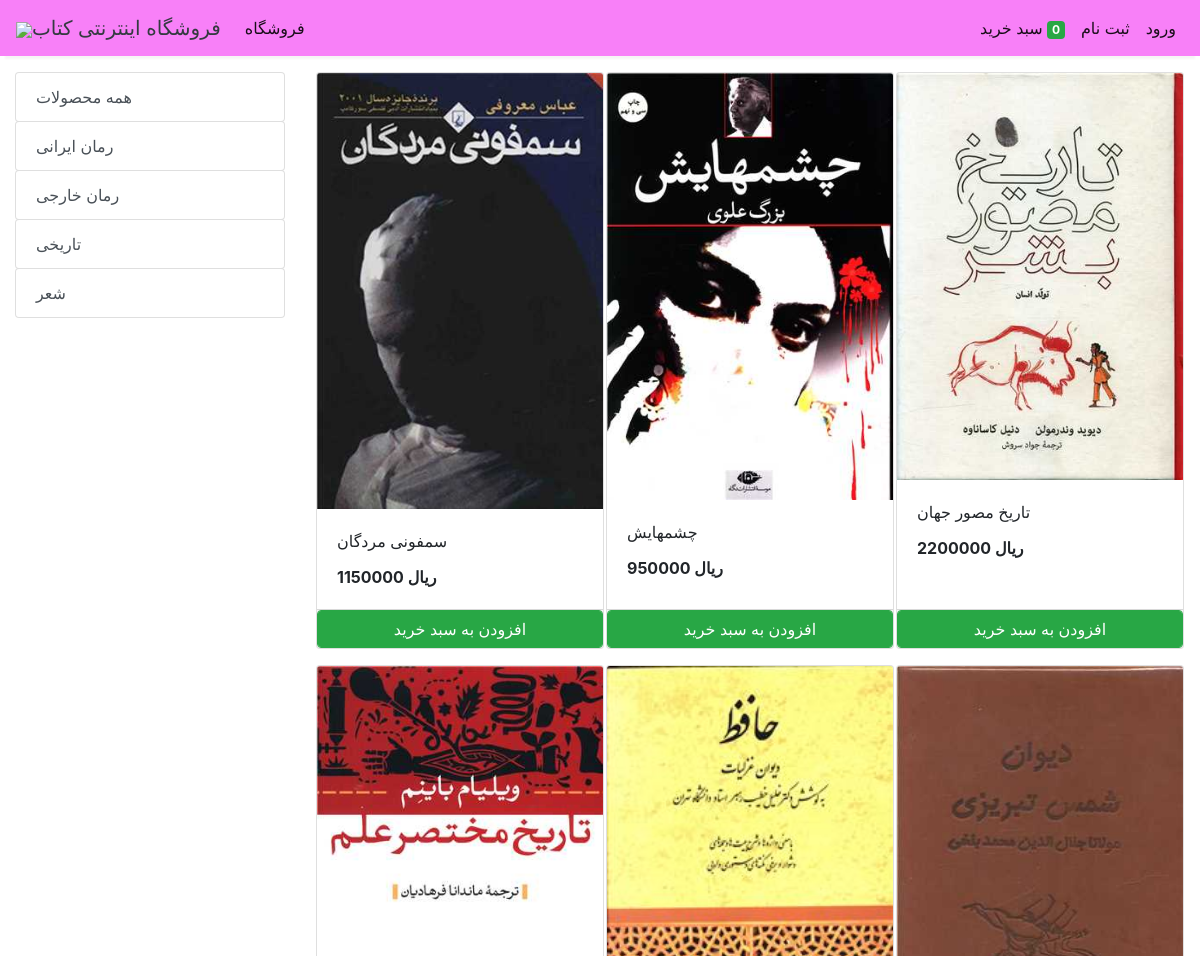
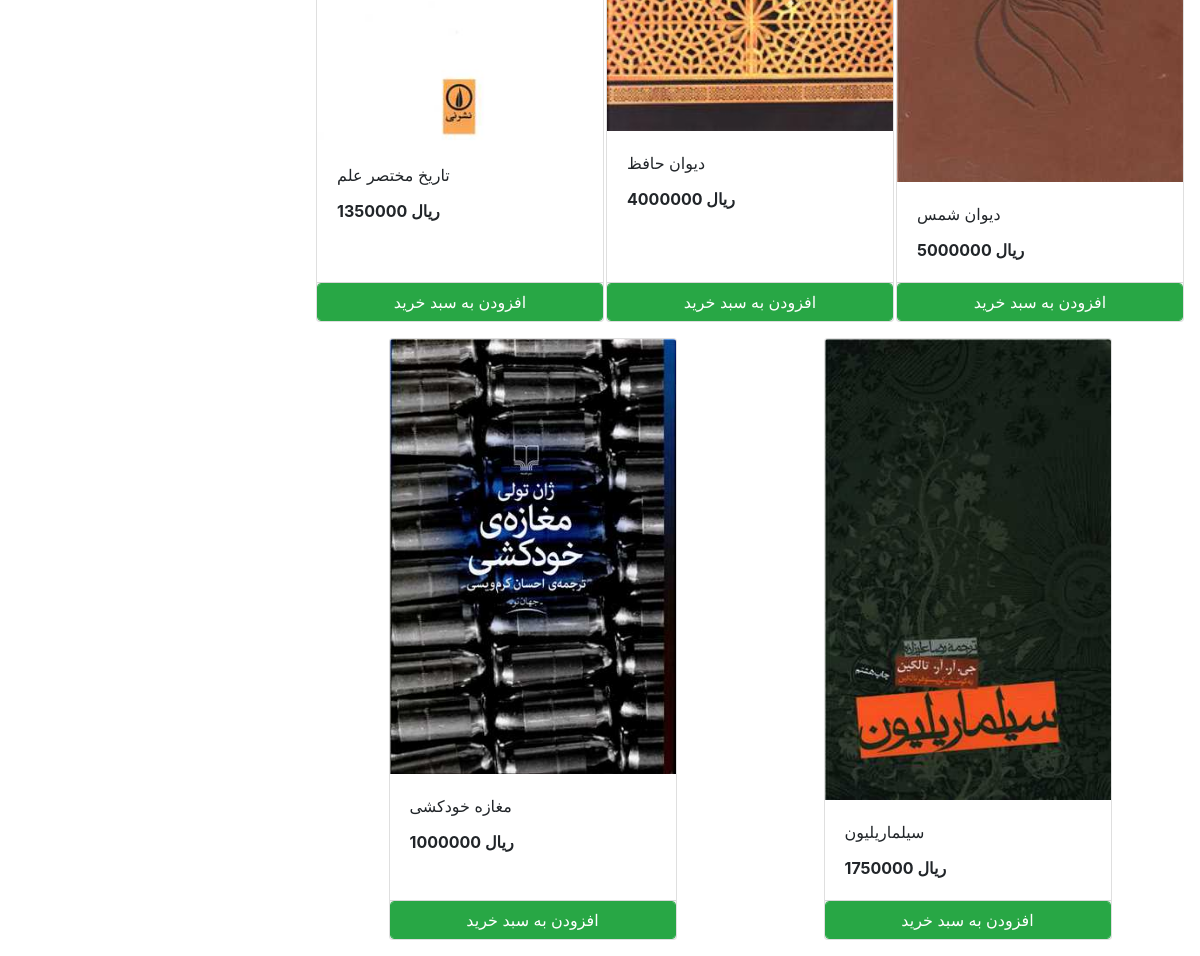
The app's page /store with its own data (2 pictures, top to bottom).
### store/models/category.py (models this page shows, shortened)
class Category(models.Model):
    name= models.CharField(max_length=50)
    @staticmethod
    def get_all_categories():
        return Category.objects.all()

### store/models/product.py (models this page shows, shortened)
class Products(models.Model):
    name = models.CharField(max_length=60)
    price= models.IntegerField(default=0)
    category= models.ForeignKey(Category,on_delete=models.CASCADE,default=1 )
    description= models.CharField(max_length=250, default='', blank=True, null= True)
    image= models.ImageField(upload_to='uploads/products/')
    @staticmethod
    def get_all_products():
        return Products.objects.all()

### store/views/home.py (the view)
# urls.py: path('' , include('store.urls'))
def store(request):
    cart = request.session.get('cart')
    if not cart:
        request.session['cart'] = {}
    products = None
    categories = Category.get_all_categories()
    categoryID = request.GET.get('category')
    if categoryID:
        products = Products.get_all_products_by_categoryid(categoryID)
    else:
        products = Products.get_all_products();
    data = {}
    data['products'] = products
    data['categories'] = categories
    print('you are : ', request.session.get('email'))
    return render(request, 'index.html', data)

### store/templatetags/cart.py (called while the page is built)
@register.filter (name='is_in_cart')
def is_in_cart(product, cart):
    keys = cart.keys ()
    for id in keys:
        if int (id) == product.id:
            return True
    return False;

### store/templatetags/custom_filter.py (called while the page is built)
@register.filter(name='currency')
def currency(number):
    return "ریال "+str(number)

### store/templates/index.html (shortened to what this page needs)
{% extends 'base.html' %}
{% block content %}
{% load cart %}
{% load custom_filter %}
<div class="container-fluid mt-3">
	<div class="row">
		<div class="col-lg-3 mx-auto">
			<div class="list-group">
				<a href="/" class="list-group-item list-group-item-action btn btn-outline-success">همه محصولات</a>
				{% for category in categories %}
				<a href="/?category={{category.id}}"
					class="list-group-item list-group-item-action btn btn-outline-success ">{{category.name}}</a>
				{% endfor %}
			</div>
		</div>
		<div id='products' class="col-lg-9 mx-auto">
			<div class="row mx-auto">
				{% for product in products %}
				<div class="card mx-auto mb-3" id={{product.id}} style="width: 18rem;">
					<img class="card-img-top" src="{{product.image.url}}" alt="Card image cap">
					<div class="card-body">
						<p class="card-title">{{product.name}}</p>
						<p class="card-text"><b>{{product.price|currency}}</b></p>
					</div>
					<div class="card-footer p-0 no-gutters">
						{% if product|is_in_cart:request.session.cart %}
						<div class="row no-gutters">
							<form action="/#{{product.id}}" class="col-2 " method="post">
								{% csrf_token %}
								<input hidden type="text" name='product' value='{{product.id}}'>
								<input hidden type="text" name='remove' value='True'>
								<input type="submit" value=" - " class="btn btn-block btn-success border-right">
							</form>
							<div class="text-center col btn btn-success"> عدد در سبد خرید {{product|cart_quantity:request.session.cart}} </div>
							<form action="/#{{product.id}}" class="col-2 " method="post">
								{% csrf_token %}
								<input hidden type="text" name='product' value='{{product.id}}'>
								<input type="submit" value=" + " class="btn btn-block btn-success border-left">
							</form>
						</div>
						{% else %}
						<form action="/#{{product.id}}" method="POST" class="btn-block">
							<input type="submit" class="float-right btn btn-success form-control"
								value=" افزودن به سبد خرید ">
						</form>
						{% endif %}
					</div>
				</div>
				{% endfor %}
			</div>
		</div>
	</div>
</div>
{% endblock %}

### store/templates/base.html (shortened to what this page needs)
<!doctype html>
<html lang="en">
<head>
  <link rel="stylesheet" href="https://maxcdn.bootstrapcdn.com/bootstrap/4.0.0/css/bootstrap.min.css"
>
</head>
<body>
<nav class="one-edge-shadow
  navbar navbar-light
  sticky-top navbar
  navbar-expand-lg
  text-white">
    <a class="navbar-brand ms-3 text-dark " href="/">
    <link rel="stylesheet" href="https://use.fontawesome.com/releases/v5.7.0/css/all.css">
    <img src="https://www.freepnglogos.com/uploads/shopping-cart-png/shopping-cart-svg-png-icon-download-28.png" style="width:50px;height:50px,color:text-light;">فروشگاه اینترنتی کتاب</a>
    <div class="collapse navbar-collapse" id="navbarSupportedContent">
      <ul class="navbar-nav mr-auto">
        <li class="nav-item active">
          <a class="nav-link" href="/store">فروشگاه <span class="sr-only">(current)</span></a>
        </li>
          </ul>
      <ul class=" navbar-nav my-2 my-lg-0">
        <li class="nav-item active">
          <a class="nav-link" href="/cart">سبد خرید
            <span class="badge badge-success">{{request.session.cart.keys|length}}</span>
            <span class="sr-only">(current)</span></a>
        </li>
        {% if request.session.customer %}
        <li class="nav-item active ">
          <a class="nav-link" href="/orders">سفارشات<span class="sr-only">(current)</span></a>
        </li>
        <li class="nav-item active ">
          <a class="nav-link" href="/logout">خروج<span class="sr-only">(current)</span></a>
        </li>
        {% else %}
        <li class="nav-item active">
          <a class="nav-link" href="/signup">ثبت نام<span class="sr-only">(current)</span></a>
        </li>
        <li class="nav-item active">
          <a class="nav-link" href="/login">ورود<span class="sr-only">(current)</span></a>
        </li>
        {% endif %}
      </ul>
    </div>
  </nav>
  {% block content %}{% endblock %}
</body>
</html>

### store/templates/base.html (style rules this page uses)
nav { background-color: rgb(248, 128, 248); }
.one-edge-shadow { box-shadow: 0 8px 2px -5px rgb(246, 245, 245); }

### records on screen
Category: name "رمان ایرانی"
Category: name "رمان خارجی"
Category: name "تاریخی"
Category: name "شعر"
Products: image (picture), name "سمفونی مردگان", price "ریال 1150000"
Products: image (picture), name "چشمهایش", price "ریال 950000"
Products: image (picture), name "تاریخ مصور جهان", price "ریال 2200000"
Products: image (picture), name "تاریخ مختصر علم", price "ریال 1350000"
Products: image (picture), name "دیوان حافظ", price "ریال 4000000"
Products: image (picture), name "دیوان شمس", price "ریال 5000000"
Products: image (picture), name "مغازه خودکشی", price "ریال 1000000"
Products: image (picture), name "سیلماریلیون", price "ریال 1750000"

### other values on screen
{{ request.session.cart.keys|length }} "0"
